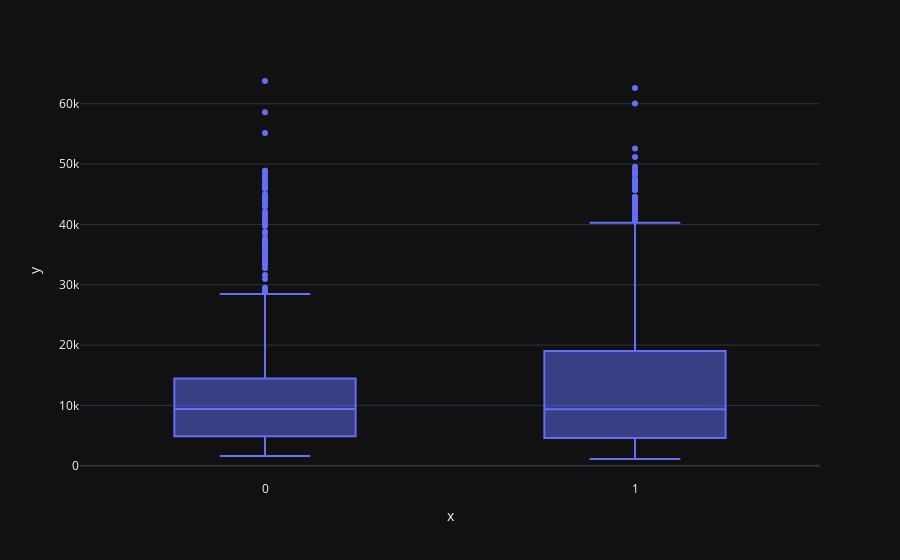

Notebook code cell kept with this figure:
### Markdown cell above
### 3.3 Sex & Charges

### Code cell
px.box(x=filtered_data['sex'],
       y=filtered_data['charges'])

### Figure 1 — Plotly figure (JSON) as saved in the notebook; plotly's stock layout.template omitted (floating-point values rounded to 4 significant figures; data arrays with more than 128 entries replaced by an {"elided": "..."} marker saying what was removed)
{"data": [{"alignmentgroup": "True", "hovertemplate": "x=%{x}<br>y=%{y}<extra></extra>", "legendgroup": "", "marker": {"color": "#636efa"}, "name": "", "notched": false, "offsetgroup": "", "orientation": "v", "showlegend": false, "x": {"elided": "1338 int values"}, "x0": " ", "xaxis": "x", "y": {"elided": "1338 float values"}, "y0": " ", "yaxis": "y", "type": "box"}], "layout": {"xaxis": {"anchor": "y", "domain": [0.0, 1.0], "title": {"text": "x"}}, "yaxis": {"anchor": "x", "domain": [0.0, 1.0], "title": {"text": "y"}}, "legend": {"tracegroupgap": 0}, "margin": {"t": 60}, "boxmode": "group"}}
